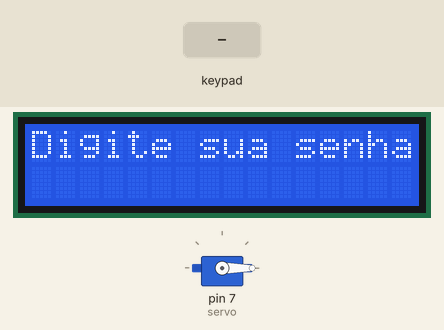
Bench run of a sketch on a simulated Arduino Uno, built with avr-gcc and run on an emulated ATmega328P. Shown: servo, 16×2 character LCD. Inputs (shaded band) come from the test bench. What the sketch prints to the serial monitor is not drawn.

Above: at 1.2 s.
1.3 s: keypad keys 1 2 3 # pressed 0.4 s apart
At 3.8 s:
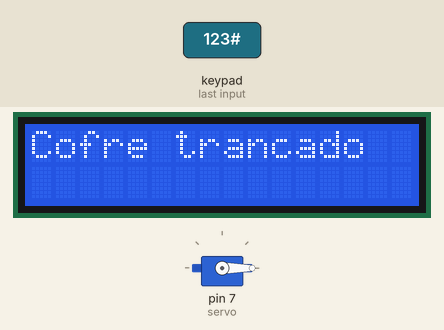
5.9 s: key 'C' pressed
At 6.7 s:
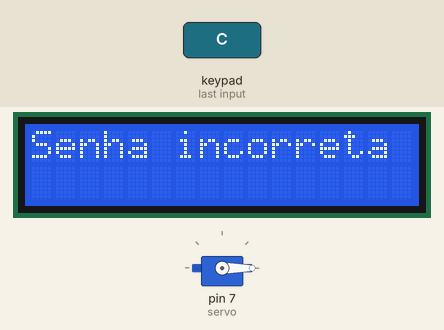
8.9 s: key 'A' pressed
At 9.4 s:
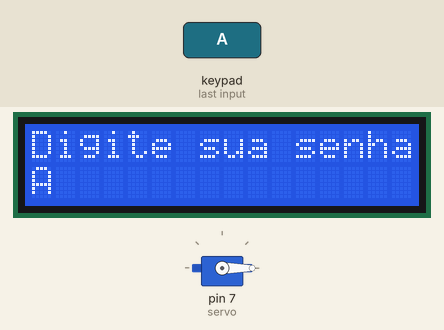
10.4 s: keypad keys 1 2 3 * pressed 0.4 s apart
At 12.6 s:
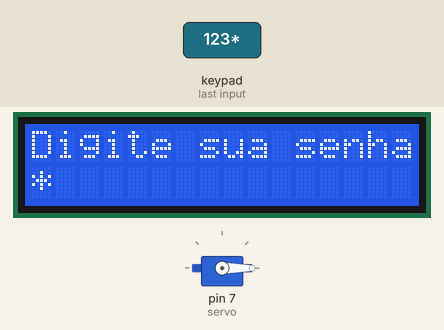
13.5 s: key 'B' pressed
At 14.1 s:
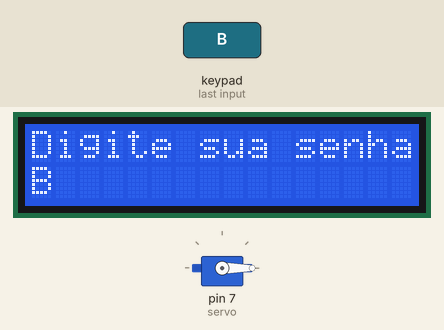
15.0 s: keypad keys 1 2 3 D pressed 0.4 s apart
At 15.25 s:
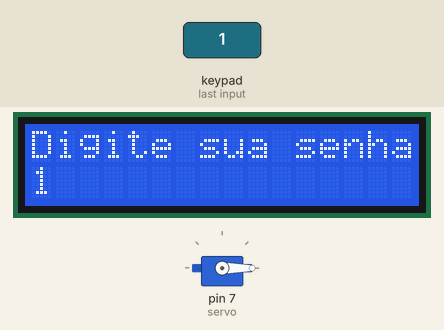
Timing chart, 0 to 18.0 s (numbered marks = the images above; inputs shaded):
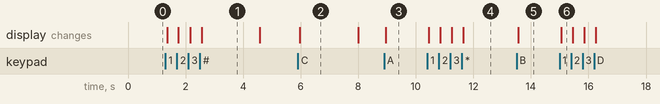

Measured:
- after the input at 1.3 s, the display: first changes after 0.06 s (image 1 shows a later state)
- after the input at 5.9 s, the display: changes after 0.07 s (image 2)
- after the input at 8.9 s, the display: changes after 0.05 s (image 3)
- after the input at 10.4 s, the display: first changes after 0.05 s (image 4 shows a later state)
- after the input at 13.5 s, the display: changes after 0.05 s (image 5)
- after the input at 15.0 s, the display: changes after 0.05 s (image 6)
- what the display in image 1 shows lasts 2.0 s, from 2.6 s to 4.6 s

The sketch:

KeyPadPassword.ino
```cpp
//Inclusão de bibliotecas
#include <Password.h>
#include <Keypad.h>
#include <Servo.h>
//#include <Wire.h>
#include <LiquidCrystal_I2C.h>

Servo servo;
bool isLocked = true;
Password password = Password("123");
Password password2 = Password("112233");


//Código detectado por meio de uma varredura procurando dispositivos I2c
LiquidCrystal_I2C lcd(0x27, 16, 2); //Inicialização do lcd

const byte linha = 4;   // Define número de linhas
const byte coluna = 4;  // Define número de colunas

// Relaciona linha e colunas para determinar os caracteres
char keys[linha][coluna] = {
  { '1', '2', '3', 'A' },
  { '4', '5', '6', 'B' },
  { '7', '8', '9', 'C' },
  { '*', '0', '#', 'D' }
};

byte pinolinha[linha] = { 3, 4, 5, 6 };      // Declara os pinos das linha
byte pinocoluna[coluna] = { 8, 9, 10, 11 };  // Declara os pinos das coluna

//Inicializar o teclado.
Keypad keypad = Keypad(makeKeymap(keys), pinolinha, pinocoluna, linha, coluna);

void setup() {
  //Pino do servo
  pinMode(7, OUTPUT);

  servo.attach(7);
  servo.write(0);

  Serial.begin(9600);

  lcd.init();
  lcd.backlight();
  lcd.print("Digite sua senha:");


  keypad.addEventListener(getInput);
  keypad.setDebounceTime(5);  // Delay para leitura das teclas.
}

void loop() {
  keypad.getKey();
}

// Captura teclas pressionadas e aguarda confirmação para verificar a senha
void getInput(KeypadEvent eKey) {
  Serial.print("isLocked");
  Serial.println(isLocked);

  switch (keypad.getState()) {
    case PRESSED:
      delay(50);
      switch (eKey) {
        case 'C':
          checkPassword();
          break;
        case '#':  //Caso pressionado o simbolo #, simula como se fosse a tranca fechando para tornar o estado do cofre como trancado.
          lockSafe();
          break;
        default:
          password.append(eKey);
          password2.append(eKey);
          if ((eKey != '#' || eKey != 'C') && (isLocked == 1 )) {
            lcd.setCursor(0, 1);
            lcd.print(eKey);
          }

      }
  }
}

//Função para trancar o cofre
void lockSafe() {
  lcd.clear();
  lcd.setCursor(0, 0);
  lcd.print("Cofre trancado");
  isLocked = true;
  servo.write(0);
  delay(2000);

  lcd.setCursor(0, 0);
  lcd.print("Digite sua senha:");

  password.reset();
  password2.reset();
}

// Função que verifica se a senha está correta
void checkPassword() {
  lcd.clear();
  if (isLocked == true) {
    if (password.evaluate() || password2.evaluate()) {
      lcd.setCursor(0, 0);
      Serial.print("Senha Correta\n");
      lcd.print("Acesso Permitido!");
      servo.write(90);
      isLocked = false;
    } else {
      if (isLocked != false) {
        lcd.clear();
        Serial.println("Senha incorreta");

        lcd.print("Senha incorreta ");
        delay(2000);

        lcd.clear();
        lcd.print("Digite sua senha:");
        password.reset();
        password2.reset();
      }
    }
  }else{
    lcd.clear();
    lcd.print("Cofre ja aberto");
  }
}
```
